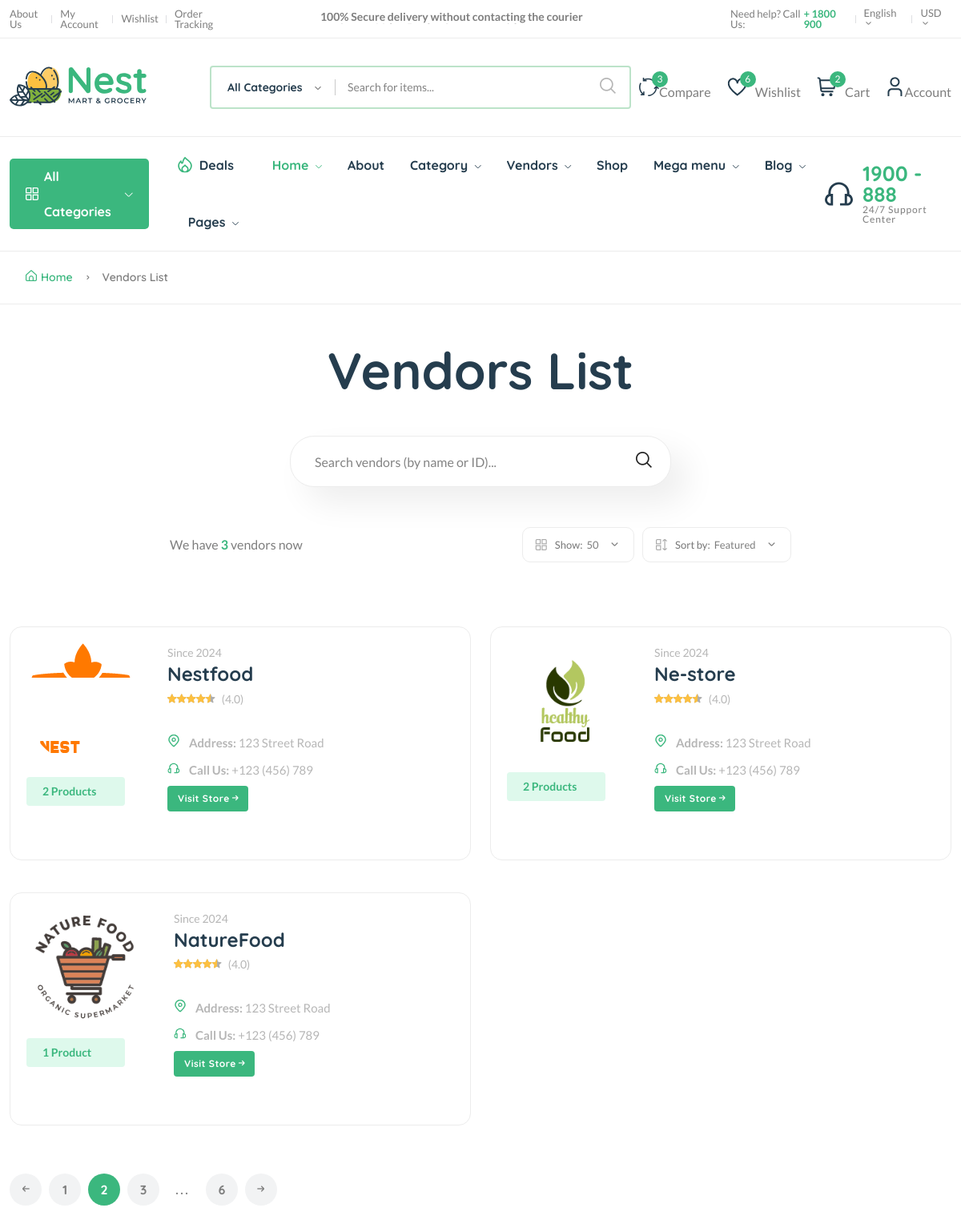
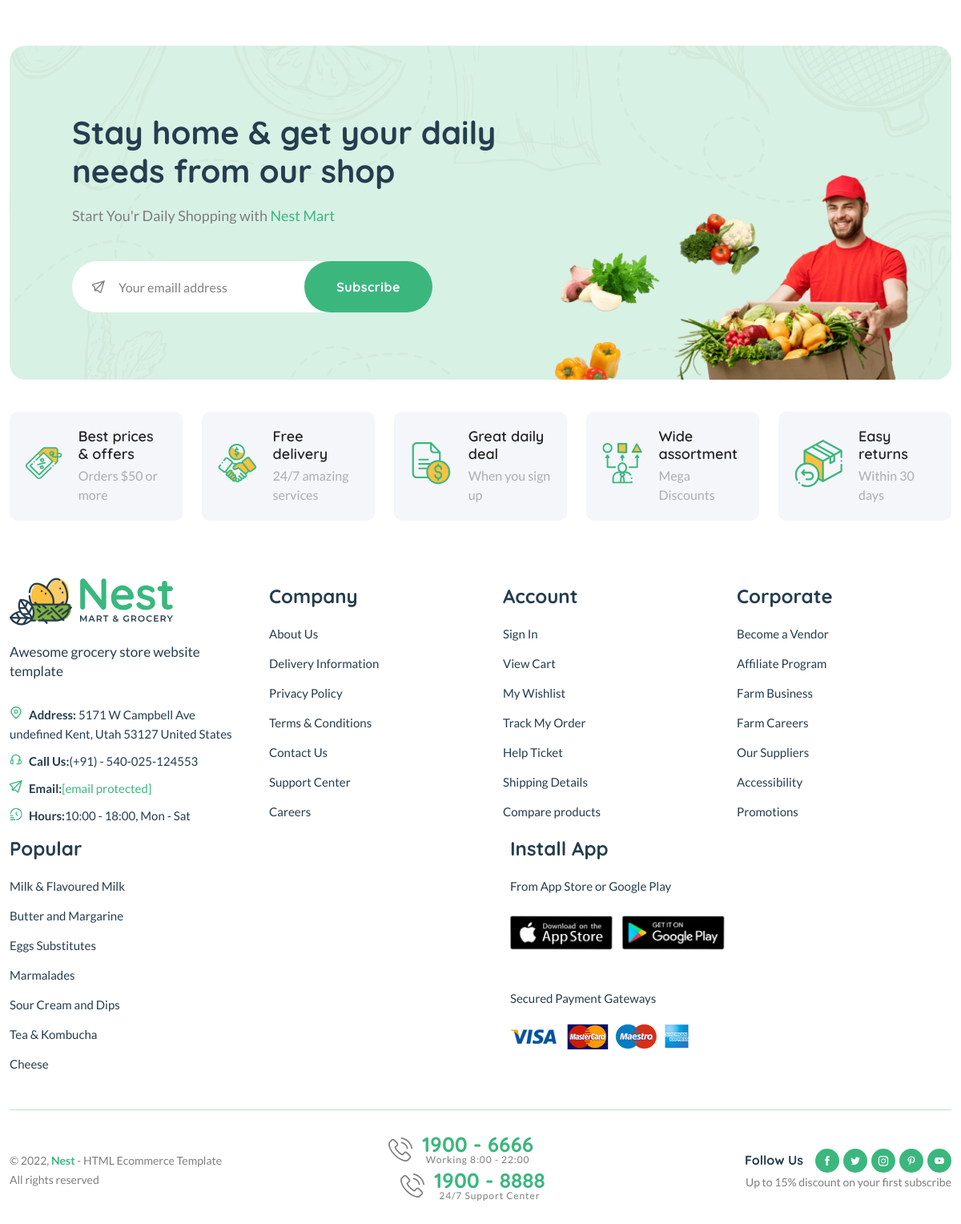
Screenshot of /vendor/ with the database file from the repository (2 pictures, top to bottom).
### core/models.py (models this page shows, shortened)
class Vendor(models.Model):
    vid = ShortUUIDField(
        unique=True,
        length=10,
        max_length=30,
        prefix='ven',
        alphabet='abcdefgh12345'
        )
    user = models.ForeignKey(User, on_delete=models.SET_NULL, null=True)
    title = models.CharField(max_length=100, default="Nestify")
    image = models.ImageField(upload_to=user_directory_path, default='vendor.jpg') # noqa
    cover_image = models.ImageField(upload_to=user_directory_path, default='vendor.jpg') # noqa
    description = CKEditor5Field(null=True, blank=True, default='I am a vendor', config_name='extends') # noqa
    address = models.CharField(max_length=100, default='123 Street Road')
    contact = models.CharField(max_length=100, default='+123 (456) 789')
    chat_resp_time = models.CharField(max_length=100, default='100')
    shipping_on_time = models.CharField(max_length=100, default='100')
    authentic_rating = models.CharField(max_length=100, default='100')
    days_return = models.CharField(max_length=100, default='100')
    warranty_period = models.CharField(max_length=100, default='100')
    date = models.DateTimeField(auto_now_add=True, null=True, blank=True)
    class Meta:
        verbose_name = 'Vendor'
        verbose_name_plural = 'Vendors'

### core/views.py (the view)
# urls.py: path("vendor/", views.vendor_list, name='vendor_list'),
def vendor_list(request):
    vendors = Vendor.objects.annotate(
        product_count=Count('vendor', filter=Q(vendor__product_status='published'))
    )
    context = {
        'vendors': vendors
    }
    return render(request, 'core/vendor.html', context)

### core/context_processor.py (called while the page is built)
def default(request):
    categories = Category.objects.annotate(
        product_count=Count(
            'category',
            filter=Q(category__product_status='published')
        )
    )
    vendors = Vendor.objects.all()
    tags = Tag.objects.all()
    min_max_price = Product.objects.aggregate(Min('price'), Max('price'))
    context = {
        'categories': categories,
        'vendors': vendors,
        'tags': tags,
        'min_max_price': min_max_price,
    }
    return context

### templates/core/vendor.html (shortened to what this page needs)
{% extends 'base.html' %}
{% load static %}
{% block content %}
<main class="main pages mb-80">
    <div class="page-header breadcrumb-wrap">
        <div class="container">
            <div class="breadcrumb">
                <a href="index.html" rel="nofollow"><i class="fi-rs-home mr-5"></i>Home</a>
                <span></span> Vendors List
            </div>
        </div>
    </div>
    <div class="page-content pt-50">
        <div class="container">
            <div class="archive-header-2 text-center">
                <h1 class="display-2 mb-50">Vendors List</h1>
                <div class="row">
                    <div class="col-lg-5 mx-auto">
                        <div class="sidebar-widget-2 widget_search mb-50">
                            <div class="search-form">
                                <form action="#">
                                    <input type="text" placeholder="Search vendors (by name or ID)..." />
                                    <button type="submit"><i class="fi-rs-search"></i></button>
                                </form>
                            </div>
                        </div>
                    </div>
                </div>
            </div>
            <div class="row mb-50">
                <div class="col-12 col-lg-8 mx-auto">
                    <div class="shop-product-fillter">
                        <div class="totall-product">
                            <p>We have <strong class="text-brand">{{vendors.count}}</strong> vendor{{vendors.count | pluralize:"s"}} now</p>
                        </div>
                        <div class="sort-by-product-area">
                            <div class="sort-by-cover mr-10">
                                <div class="sort-by-product-wrap">
                                    <div class="sort-by">
                                        <span><i class="fi-rs-apps"></i>Show:</span>
                                    </div>
                                    <div class="sort-by-dropdown-wrap">
                                        <span> 50 <i class="fi-rs-angle-small-down"></i></span>
                                    </div>
                                </div>
                            </div>
                            <div class="sort-by-cover">
                                <div class="sort-by-product-wrap">
                                    <div class="sort-by">
                                        <span><i class="fi-rs-apps-sort"></i>Sort by:</span>
                                    </div>
                                    <div class="sort-by-dropdown-wrap">
                                        <span> Featured <i class="fi-rs-angle-small-down"></i></span>
                                    </div>
                                </div>
                            </div>
                        </div>
                    </div>
                </div>
            </div>
            <div class="row vendor-grid">
                {% for vendor in vendors %}
                <div class="col-lg-6 col-md-6 col-12 col-sm-6">
                    <div class="vendor-wrap style-2 mb-40">
                        <div class="vendor-img-action-wrap">
                            <div class="vendor-img">
                                <a href="{% url 'vendor_detail' vendor.title vendor.vid %}">
                                    <img class="default-img rounded-circle" src="{{ vendor.image.url }}" alt="" />
                                </a>
                            </div>
                            <div class="mt-10">
                                <span class="font-small total-product">{{vendor.product_count}} Product{{vendor.product_count | pluralize:"s"}} </span>
                            </div>
                        </div>
                        <div class="vendor-content-wrap">
                            <div class="mb-30">
                                <div class="product-category">
                                    <span class="text-muted">Since {{vendor.date | date:"Y"}}</span>
                                </div>
                                <h4 class="mb-5">
                                    <a href="{% url 'vendor_detail' vendor.title vendor.vid %}">{{vendor.title}}</a>
                                </h4>
                                <div class="product-rate-cover">
                                    <div class="product-rate d-inline-block">
                                        <div class="product-rating" style="width: 90%"></div>
                                    </div>
                                    <span class="font-small ml-5 text-muted"> (4.0)</span>
                                </div>
                                <div class="vendor-info d-flex justify-content-between align-items-end mt-30">
                                    <ul class="contact-infor text-muted">
                                        <li><img src="{% static 'assets/imgs/theme/icons/icon-location.svg' %}" alt="" />
                                            <strong>Address: </strong>
                                            <span>
                                                {{vendor.address}}
                                            </span>
                                        </li>
                                        <li>
                                            <img src="{% static 'assets/imgs/theme/icons/icon-contact.svg' %}" alt="" />
                                            <strong>Call Us:</strong>
                                            <span>{{vendor.contact}}</span>
                                        </li>
                                    </ul>
                                </div>
                                <a href="{% url 'vendor_detail' vendor.title vendor.vid %}" class="btn btn-xs mt-2">Visit Store
                                    <i class="fi-rs-arrow-small-right"></i>
                                </a>
                            </div>
                        </div>
                    </div>
                </div>
                {% endfor %}
            </div>
            <div class="pagination-area mt-20 mb-20">
                <nav aria-label="Page navigation example">
                    <ul class="pagination justify-content-start">
                        <li class="page-item">
                            <a class="page-link" href="#"><i class="fi-rs-arrow-small-left"></i></a>
                        </li>
                        <li class="page-item"><a class="page-link" href="#">1</a></li>
                        <li class="page-item active"><a class="page-link" href="#">2</a></li>
                        <li class="page-item"><a class="page-link" href="#">3</a></li>
                        <li class="page-item"><a class="page-link dot" href="#">...</a></li>
                        <li class="page-item"><a class="page-link" href="#">6</a></li>
                        <li class="page-item">
                            <a class="page-link" href="#"><i class="fi-rs-arrow-small-right"></i></a>
                        </li>
                    </ul>
                </nav>
            </div>
        </div>
    </div>
</main>
{% endblock content %}

### rows the page displays
Vendor: image (picture), product_count "2", product_count|pluralize "s", date "2024", title "Nestfood", address "123 Street Road", contact "+123 (456) 789"
Vendor: image (picture), product_count "2", product_count|pluralize "s", date "2024", title "Ne-store", address "123 Street Road", contact "+123 (456) 789"
Vendor: image (picture), product_count "1", date "2024", title "NatureFood", address "123 Street Road", contact "+123 (456) 789"

### other values shown
{{ vendors.count }} "3"
{{ vendors.count | pluralize:"s" }} "s"
